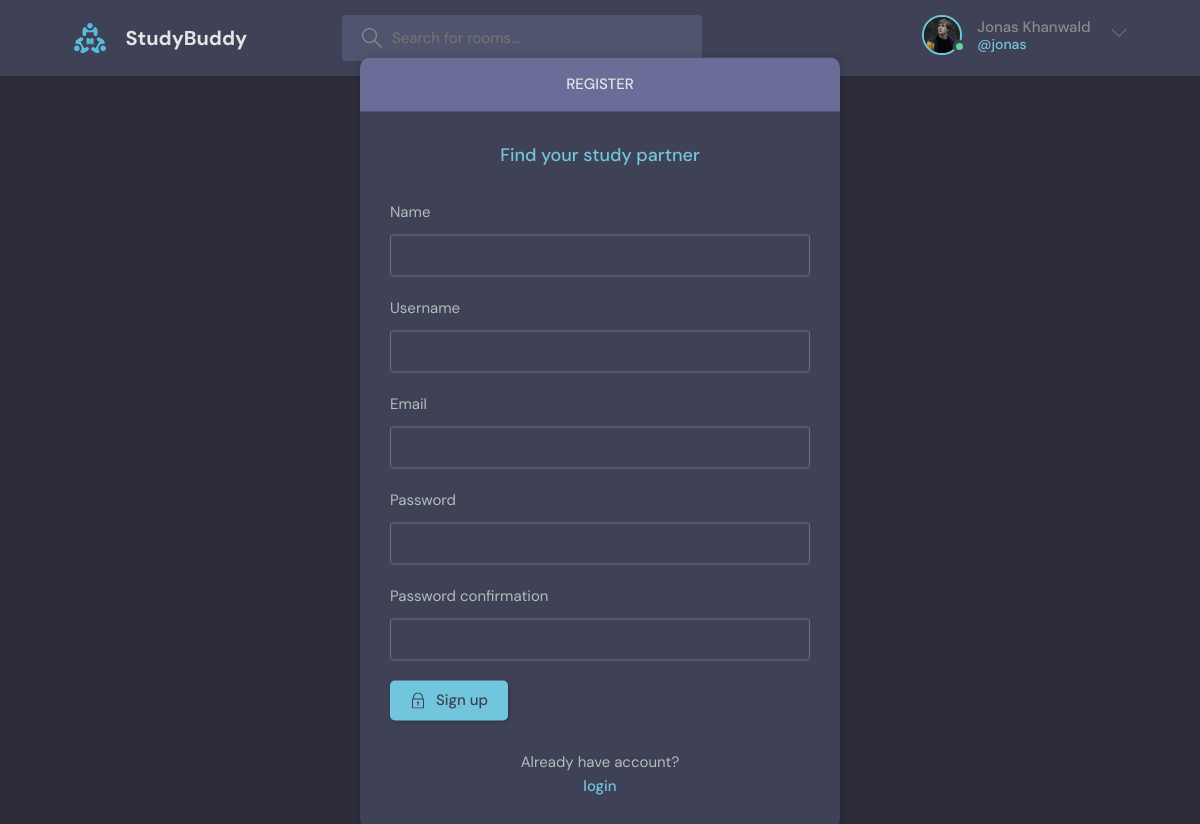
The page /register/ (signed in) on the database its author committed.
### base/models.py (models this page shows)
class User(AbstractUser):
    name = models.CharField(max_length=200, null=True)
    email = models.EmailField(unique=True,null=True)
    bio = models.TextField(null=True)
    avatar = models.ImageField(null=True, default="avatar.svg")
    USERNAME_FIELD = 'email'
    REQUIRED_FIELDS = []

### base/views.py (the view)
# urls.py: path('register/',views.registerPage, name="register"),
def registerPage(request):
    page = 'register'
    if request.method == 'POST':
        form = MyUserCreationForm(request.POST)
        if form.is_valid():
            user = form.save(commit=False)
            user.username = user.username.lower()
            user.save()
            login(request, user)
            return redirect('home')
        else:
            messages.error(request, "An error occurred")
    else:
        form = MyUserCreationForm()
    return render(request, 'base/login.html', {'form': form, 'page': page})

### base/forms.py
class MyUserCreationForm(UserCreationForm):
    class Meta:
        model = User
        fields = ['name','username', 'email', 'password1', 'password2']

### base/templates/base/login.html (shortened to what this page needs)
{% extends 'main.html' %}
 {% block content %}
    <main class="auth layout">
      {% if page == 'login' %}
      <div class="container">
        <div class="layout__box">
          <div class="layout__boxHeader">
            <div class="layout__boxTitle">
              <h3>Login</h3>
            </div>
          </div>
          <div class="layout__body">
            <h2 class="auth__tagline">Find your study partner</h2>
            <form class="form" action="#" method="POST">
              {% csrf_token %}
              <div class="form__group form__group">
                <label for="room_name">Email</label>
                <input id="username" name="username" type="text" placeholder="e.g. dennis@email.com" />
              </div>
              <div class="form__group">
                <label for="password">Password</label>
                <input
                  id="password"
                  name="password"
                  type="password"
                  placeholder="&bull;&bull;&bull;&bull;&bull;&bull;&bull;&bull;"
                />
              </div>
              <button class="btn btn--main" type="submit">
                <svg
                  version="1.1"
                  xmlns="http://www.w3.org/2000/svg"
                  width="32"
                  height="32"
                  viewBox="0 0 32 32"
                >
                  <title>lock</title>
                  <path
                    d="M27 12h-1v-2c0-5.514-4.486-10-10-10s-10 4.486-10 10v2h-1c-0.553 0-1 0.447-1 1v18c0 0.553 0.447 1 1 1h22c0.553 0 1-0.447 1-1v-18c0-0.553-0.447-1-1-1zM8 10c0-4.411 3.589-8 8-8s8 3.589 8 8v2h-16v-2zM26 30h-20v-16h20v16z"
                  ></path>
                  <path
                    d="M15 21.694v4.306h2v-4.306c0.587-0.348 1-0.961 1-1.694 0-1.105-0.895-2-2-2s-2 0.895-2 2c0 0.732 0.413 1.345 1 1.694z"
                  ></path>
                </svg>
                Login
              </button>
            </form>
            <div class="auth__action">
              <p>Haven't signed up yet?</p>
              <a href="{% url 'register' %}" class="btn btn--link">Sign Up</a>
            </div>
          </div>
        </div>
      </div>
        {% else %}
        <div class="container">
          <div class="layout__box">
            <div class="layout__boxHeader">
              <div class="layout__boxTitle">
                <h3>Register </h3>
              </div>
            </div>
            <div class="layout__body">
              <h2 class="auth__tagline">Find your study partner</h2>
              <form class="form" action="#" method="POST">
                {% for field in form%}
                <div class="form__group form__group">
                  <label for="room_name">{{field.label}}</label>
                    {{field}}
                       </div>
                       {% endfor %}
                <button class="btn btn--main" type="submit">
                  Sign up
                </button>
              </form>
              <div class="auth__action">
                <p>Already have account?</p>
                <a href="{% url 'login' %}" class="btn btn--link">login</a>
              </div>
            </div>
          </div>
        </div>
        {% endif %}
    </main>
{% endblock %}

### templates/navbar.html (shortened to what this page needs)
{% load static %}
<header class="header header--loggedIn">
    <div class="container">
      <a href="{% url 'home' %}" class="header__logo">
        <img src="{% static 'images/logo.svg' %}" />
        <h1>StudyBuddy</h1>
      </a>
      <form class="header__search" method="GET" action="{% url 'home' %}">
        <label>
          <input name="q" placeholder="Search for rooms..." />
        </label>
      </form>
      <nav class="header__menu">
        {% if request.user.is_authenticated %}
        <div class="header__user">
          <a href="{% url 'user-profile' request.user.id %}">
            <div class="avatar avatar--medium active">
              <img src="{{request.user.avatar.url}}" />
            </div>
            <p>{{request.user.name}}<span>@{{request.user.username}}</span></p>
          </a>
          <button class="dropdown-button">
            <svg version="1.1" xmlns="http://www.w3.org/2000/svg" width="32" height="32" viewBox="0 0 32 32">
              <title>chevron-down</title>
              <path d="M16 21l-13-13h-3l16 16 16-16h-3l-13 13z"></path>
            </svg>
          </button>
        </div>
        {% else %}
        <a href="{% url 'login' %}">
          <img src="{% static 'images/avatar.svg' %}" />
          <p>Login</p>
        </a>
        {% endif %}
      </nav>
    </div>
  </header>

### rows shown on the page
User: user.avatar (picture), user.name "Jonas Khanwald", user.username "jonas"

### other values the page prints
{{ field.label }} "Name" "Username" "Email" "Password" "Password confirmation"
